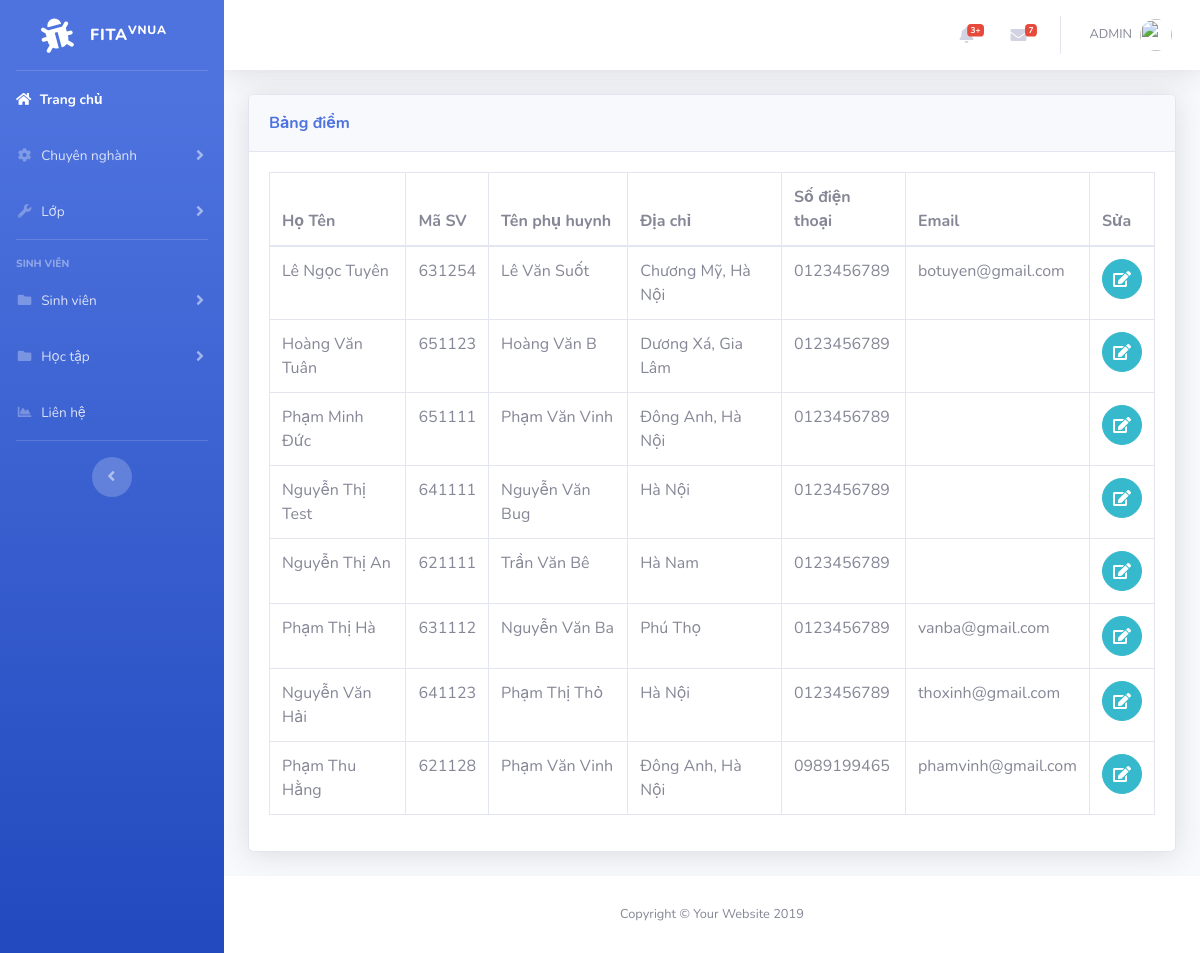
The app's page /parent.php with its own data.
### tables this page shows
CREATE TABLE `student` (
  `id` int(11) NOT NULL,
  `name` varchar(50) NOT NULL,
  `code` varchar(6) NOT NULL,
  `class` varchar(50) NOT NULL,
  `phone` varchar(50) NOT NULL,
  `email` varchar(50) NOT NULL,
  `id_pos` int(6) NOT NULL
);

CREATE TABLE `parents` (
  `id` int(11) NOT NULL,
  `id_sv` int(11) NOT NULL,
  `namep` varchar(50) NOT NULL,
  `addp` varchar(50) NOT NULL,
  `phonep` varchar(10) NOT NULL,
  `emailp` varchar(50) NOT NULL
);

### parent.php (the view, shortened to what this page needs)
<?php
include('includes/header.php');
include('includes/navbar.php');
include('includes/connect.php');
?>
<div class="container-fluid">
<div class="card shadow mb-4">
  <div class="card-header py-3">
    <h7 class="m-0 font-weight-bold text-primary">Bảng điểm
    </h7>
  </div>
  <div class="card-body">
  <div class="table-responsive">
<?php
$query="SELECT student.name,code, parents.id, namep, addp, phonep, emailp FROM student INNER JOIN parents ON student.id = parents.id_sv";
$query_run=mysqli_query($connect,$query);
 ?>
      <table class="table table-bordered" id="dataTable" width="100%" cellspacing="0">
        <thead>
          <tr>
            <th>Họ Tên</th>
            <th>Mã SV</th>
            <th>Tên phụ huynh</>
            <th>Địa chỉ</th>
            <th>Số điện thoại</th>
            <th>Email</th>
            <th>Sửa</th>
          </tr>
        </thead>
        <tbody>
          <?php
              if(mysqli_num_rows($query_run)>0)
              {
                while($row=mysqli_fetch_assoc($query_run))
                {
                  ?>
                      <tr>
                        <td><?php echo $row['name']; ?></td>
                        <td><?php echo $row['code']; ?></td>
                        <td><?php echo $row['namep']; ?></td>
                        <td><?php echo $row['addp']; ?></td>
                        <td><?php echo $row['phonep']; ?></td>
                        <td><?php echo $row['emailp']; ?></td>
                        <td>
                            <form action="edit_parent.php" method="post">
                                <button  type="submit" name="edit_parent" class="btn btn-info btn-circle"><i class="fa fa-edit edit"></i></button>
                            </form>
                        </td>
                      </tr>
                  <?php
                }
              }
              else
              {
                echo "Not found";
              }
           ?>
        </tbody>
      </table>
    </div>
  </div>
</div>
</div>
<?php
include('includes/footer.php');
?>

### records on screen
student: name "Lê Ngọc Tuyên", code "631254", parents.namep "Lê Văn Suốt", parents.addp "Chương Mỹ, Hà Nội", parents.phonep "0123456789", parents.emailp "botuyen@gmail.com"
student: name "Hoàng Văn Tuân", code "651123", parents.namep "Hoàng Văn B", parents.addp "Dương Xá, Gia Lâm", parents.phonep "0123456789"
student: name "Phạm Minh Đức", code "651111", parents.namep "Phạm Văn Vinh", parents.addp "Đông Anh, Hà Nội", parents.phonep "0123456789"
student: name "Nguyễn Thị Test", code "641111", parents.namep "Nguyễn Văn Bug", parents.addp "Hà Nội", parents.phonep "0123456789"
student: name "Nguyễn Thị An", code "621111", parents.namep "Trần Văn Bê", parents.addp "Hà Nam", parents.phonep "0123456789"
student: name "Phạm Thị Hà", code "631112", parents.namep "Nguyễn Văn Ba", parents.addp "Phú Thọ", parents.phonep "0123456789", parents.emailp "vanba@gmail.com"
student: name "Nguyễn Văn Hải", code "641123", parents.namep "Phạm Thị Thỏ", parents.addp "Hà Nội", parents.phonep "0123456789", parents.emailp "thoxinh@gmail.com"
student: name "Phạm Thu Hằng", code "621128", parents.namep "Phạm Văn Vinh", parents.addp "Đông Anh, Hà Nội", parents.phonep "0989199465", parents.emailp "phamvinh@gmail.com"
